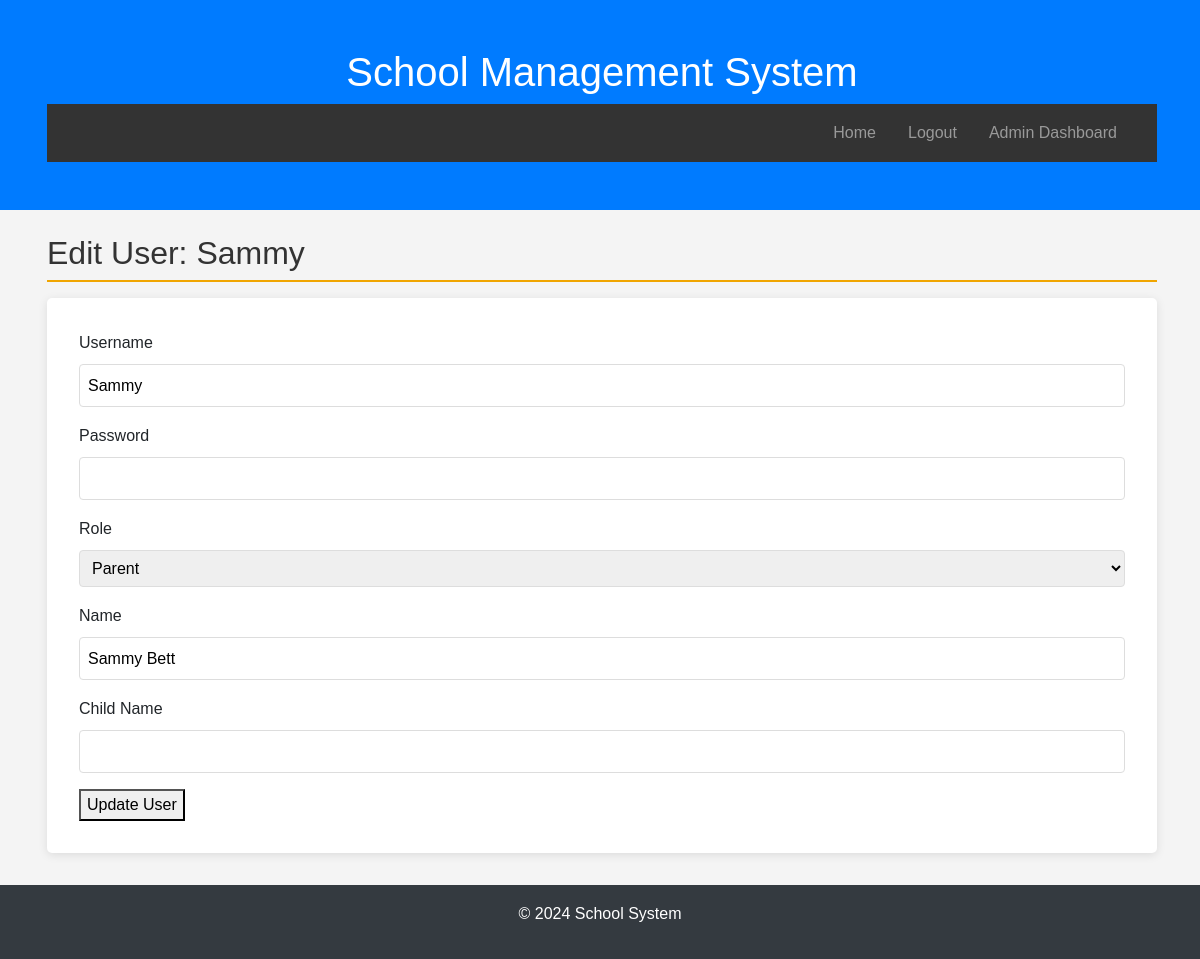
Before: /edit_user/2 (signed in) with the older database file.
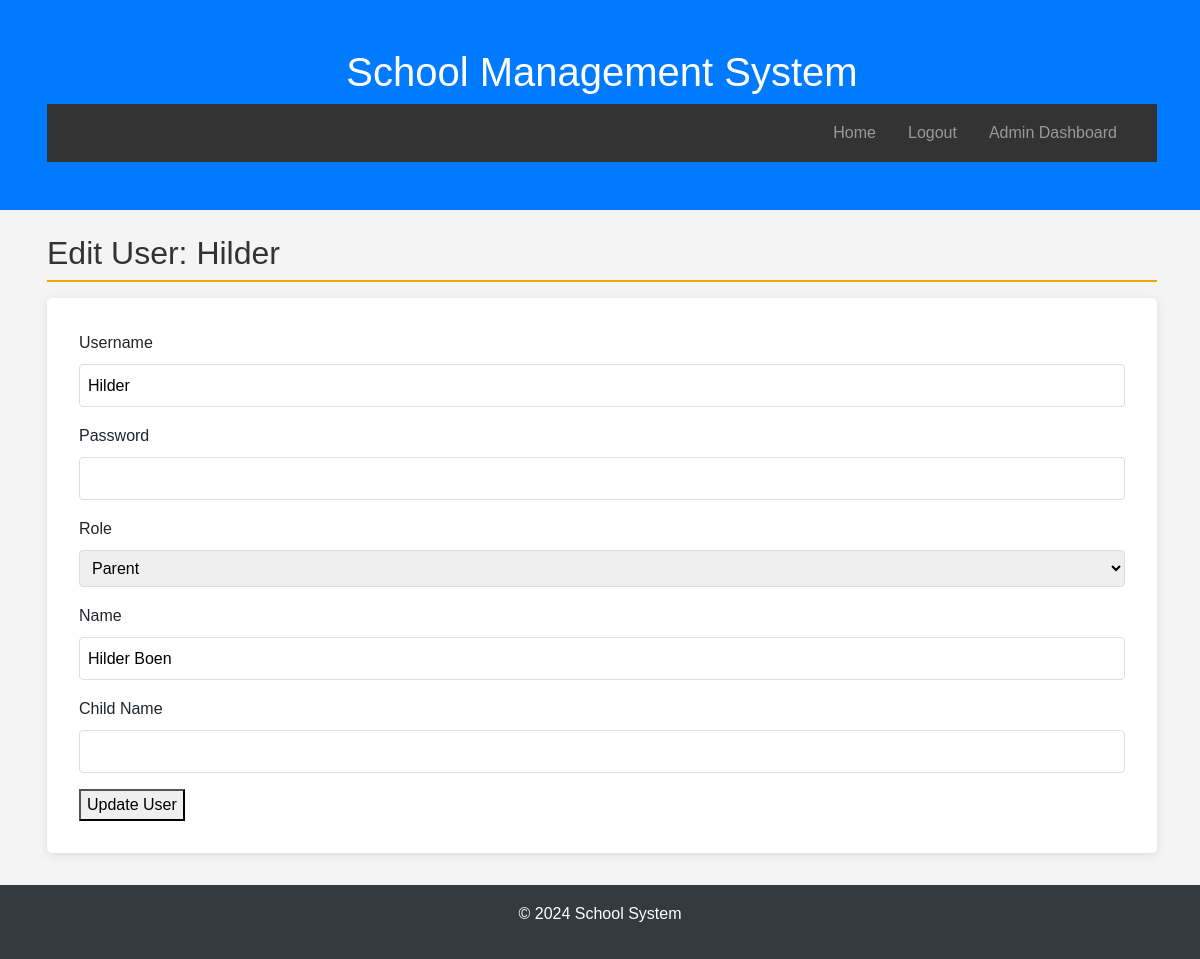
After: the same page with the newer database file.
### models.py (models this page shows, shortened)
class User(UserMixin, db.Model):
    __tablename__ = 'users'
    id = db.Column(db.Integer, primary_key=True)
    username = db.Column(db.String(150), unique=True, nullable=False)
    password_hash = db.Column(db.String(256), nullable=False)
    role = db.Column(db.String(50), nullable=False)  # Roles: 'admin', 'teacher', 'parent', 'finance'
    name = db.Column(db.String(150), nullable=False, server_default='Default Name')

### app.py (the view, shortened to what this page needs)
@app.route('/edit_user/<int:user_id>', methods=['GET', 'POST'])
@login_required
def edit_user(user_id):
    user = User.query.get_or_404(user_id)
    if current_user.role != 'admin':
        flash('You are not authorized to perform this action.')
        return redirect(url_for('login'))
    form = CreateUserForm(obj=user)
    return render_template('edit_user.html', form=form, user=user)

### forms.py
class CreateUserForm(FlaskForm):
    username = StringField('Username', validators=[DataRequired(), Length(min=4, max=150)])
    password = PasswordField('Password', validators=[DataRequired()])
    role = SelectField('Role', choices=[('admin', 'Admin'), ('teacher', 'Teacher'), ('parent', 'Parent'), ('finance', 'Finance')], validators=[DataRequired()])
    name = StringField('Name', validators=[DataRequired()])
    subject = StringField('Subject')  # For teachers
    child_name = StringField('Child Name')  # For parents
    department = StringField('Department')  # For finance
    submit = SubmitField('Create User')

### app.py (called while the page is built)
@login_manager.user_loader
def load_user(user_id):
    return User.query.get(int(user_id))

### templates/edit_user.html (shortened to what this page needs)
{% extends 'base.html' %}
{% block content %}
<h2>Edit User: {{ user.username }}</h2>
<form method="POST">
    <div>
        {{ form.username.label }}<br>
        {{ form.username(size=32) }}<br>
    </div>
    <div>
        {{ form.password.label }}<br>
        {{ form.password(size=32) }}<br>
    </div>
    <div>
        {{ form.role.label }}<br>
        {{ form.role() }}<br>
    </div>
    <div>
        {{ form.name.label }}<br>
        {{ form.name(size=32) }}<br>
    </div>
    <div>
        {% if user.role == 'teacher' %}
            {{ form.subject.label }}<br>
            {{ form.subject(size=32) }}<br>
        {% elif user.role == 'parent' %}
            {{ form.child_name.label }}<br>
            {{ form.child_name(size=32) }}<br>
        {% elif user.role == 'finance' %}
            {{ form.department.label }}<br>
            {{ form.department(size=32) }}<br>
        {% endif %}
    </div>
    <div>
        <button type="submit">Update User</button>
    </div>
</form>
{% endblock %}

Changed rows visible on the page:
changed User "Parent": username "Sammy" → "Hilder"; name "Sammy Bett" → "Hilder Boen"
